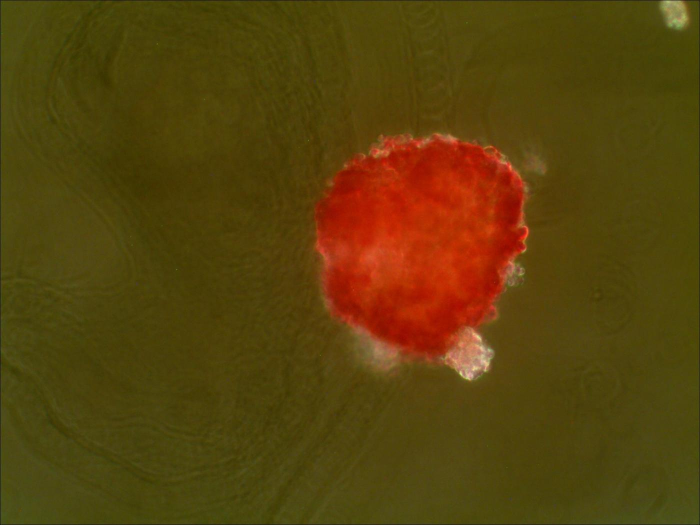
#> input picture data-images/langerhans_islets/image/Lh05-09.jpg, 1400 x 1050 px, found by its file name (shown at 1/2 size)
$ jupyter execute --allow-errors RG2Sp_model_region-grow.ipynb   (shell and % lines are left out)   (older library calls are emulated)
#> lines starting #> are read from the running program, lines starting #| are printed output that depends on the picture
### imsegm/utilities/data_io.py
"""
Framework for handling input/output

Copyright (C) 2015-2018 Jiri Borovec <jiri.borovec@fel.cvut.cz>
"""

import glob
import logging
import os
import re
import warnings
from functools import wraps

import nibabel
import numpy as np
import pandas as pd
from PIL import Image
# import libtiff, nibabel
from scipy import ndimage
from skimage import color, exposure, io, measure

from imsegm.utilities import ImageDimensionError
from imsegm.utilities.read_zvi import load_image as load_zvi

#: position columns
COLUMNS_COORDS = ['X', 'Y']
#: conversion function from RGB color space
DICT_CONVERT_COLOR_FROM_RGB = {
    'hsv': color.rgb2hsv,
    'luv': color.rgb2luv,
    'lab': color.rgb2lab,
    'hed': color.rgb2hed,
    'xyz': color.rgb2xyz
}
#: conversion function to RGB color space
DICT_CONVERT_COLOR_TO_RGB = {
    'hsv': color.hsv2rgb,
    'luv': color.luv2rgb,
    'lab': color.lab2rgb,
    'hed': color.hed2rgb,
    'xyz': color.xyz2rgb
}


# [30 lines left out: functions convert_img_color_from_rgb, convert_img_color_to_rgb, not called in this run]


def update_path(path_file, lim_depth=5, absolute=True):
    """ bubble in the folder tree up until it found desired file
    otherwise return original one

    :param str path_file: path to the input file / folder
    :param int lim_depth: maximal depth for going up
    :param bool absolute: format absolute path
    :return str: path to output file / folder

    >>> path = 'sample_file.test'
    >>> f = open(path, 'w')
    >>> update_path(path, absolute=False)
    'sample_file.test'
    """
#> called with path_file = 'data-images', lim_depth = 5, absolute = True
    if path_file.startswith('/'):
        return path_file
    if path_file.startswith('~'):
        path_file = os.path.expanduser(path_file)
    else:
        tmp_path = path_file
        for _ in range(lim_depth):
            if os.path.exists(tmp_path):
                path_file = tmp_path
                break
            tmp_path = os.path.join('..', tmp_path)
    if absolute:
        path_file = os.path.abspath(path_file)
    return path_file


# [186 lines left out: functions swap_coord_x_y, load_landmarks_txt, load_landmarks_csv, save_landmarks_txt, save_landmarks_csv, scale_image_vals_in_range and 1 more, not called in this run]


def io_image_decorate(func):
    """ costume decorator to suppers debug messages from the PIL function
    to suppress PIl debug logging
    - DEBUG:PIL.PngImagePlugin:STREAM b'IHDR' 16 13

    :param func:
    :return:
    """

    # [9 lines left out: function wrap, not called in this run]

    return wrap


# [812 lines left out: functions io_imread, image_open, io_imsave, load_image_2d, export_image, load_params_from_txt and 16 more, not called in this run]

### notebooks/RG2Sp_model_region-grow.ipynb
# Object segmentation with Region Growing with Shape Prior

Region growing is a classical image segmentation method based on hierarchical region aggregation using local similarity rules. Our proposed method differs from classical region growing in three important aspects. First, it works on the level of superpixels instead of pixels, which leads to a substantial speedup. Second, our method uses learned statistical shape properties which encourage growing leading to plausible shapes. In particular, we use ray features to describe the object boundary. Third, our method can segment multiple objects and ensure that the segmentations do not overlap. The problem is represented as an energy minimization and is solved either greedily, or iteratively using GraphCuts.

Borovec, J., Kybic, J., & Sugimoto, A. (2017). **Region growing using superpixels with learned shape prior.** Journal of Electronic Imaging.
Dvorak, J. et al. (2018). _Volume estimation from single images: an application to pancreatic islets._ Image Analysis & Stereology.

[cell 1]
import os, sys, glob
import pickle
import numpy as np
import pandas as pd
from PIL import Image
from scipy import ndimage
from skimage import segmentation as sk_segm
from skimage import io, measure
import matplotlib.pylab as plt

[cell 2]
sys.path += [os.path.abspath('.'), os.path.abspath('..')] # Add path to root
import imsegm.utilities.data_io as tl_io
import imsegm.utilities.drawing as tl_visu
import imsegm.superpixels as seg_spx
import imsegm.region_growing as seg_rg
import imsegm.graph_cuts as seg_gc
#> (the rest of this cell did not finish here and is left out)

## Loading data

[cell 3]
COLORS = 'bgrmyck'
PATH_IMAGES = os.path.join(tl_io.update_path('data-images'), 'langerhans_islets')
PATH_DATA = tl_io.update_path('data-images', absolute=True)
PATH_OUT = tl_io.update_path('output', absolute=True)
PATH_MEASURED_RAYS = os.path.join(PATH_IMAGES, 'islets_ray-shapes_1400x1050.csv')
print ([os.path.basename(p) for p in glob.glob(os.path.join(PATH_IMAGES, '*')) if os.path.isdir(p)])
# dir_annot = os.path.expanduser('~/Dropbox/Workspace/segment_Medical/Ovary-eggs/mask_2d_slice_complete_ind_egg')

[cell 4]
DIR_IMAGES = os.path.join(PATH_IMAGES, 'image')
DIR_SEGMS = os.path.join(PATH_IMAGES, 'segm')
DIR_ANNOTS = os.path.join(PATH_IMAGES, 'annot')

## Estimate shape models

[cell 5]
def compute_prior_map(cdist, size=(500, 800), step=5):
    prior_map = np.zeros(size)
    centre = np.array(size) / 2
    for i in np.arange(prior_map.shape[0], step=step):
        for j in np.arange(prior_map.shape[1], step=step):
            prior_map[i:i+step, j:j+step] = seg_rg.compute_shape_prior_table_cdf([i, j], cdist, centre, angle_shift=0)
    return prior_map

Visualisation of all normalised Ray features with given angular step.

#> (a cell that did not finish here is left out)

### Computing shape prior model

Estimate and exporting model...

#> (a cell that did not finish here is left out)

Try to load just exported model to verify that it is readeble.

#> (a cell that did not finish here is left out)

Visualise the set of components from Mixture model and their back reconstructions

[cell 9]
subfig_per_row = 8
#> (the rest of this cell did not finish here and is left out)

## Loading Image

[cell 10]
name = 'Lh05-09'
img = io.imread(os.path.join(DIR_IMAGES, name + '.jpg'))
#> img is the input picture: shape (1050, 1400, 3); mean R, G, B 88.1, 65.7, 11.4
annot = measure.label(io.imread(os.path.join(DIR_ANNOTS, name + '.png')))
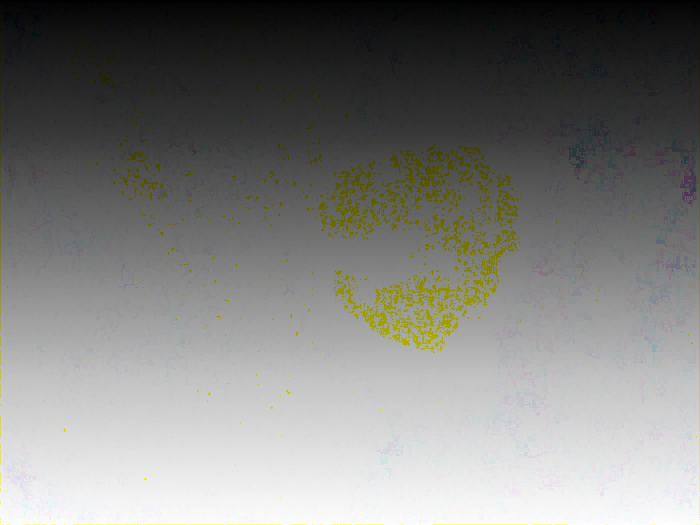
#> annot: shape (1050, 1400, 3) int64 (shown at 1/2 size); mean R, G, B 346502.9, 346580.8, 339308.5; drawn with min black and max white
centers = np.array([ndimage.measurements.center_of_mass(annot == l) for l in range(1, np.max(annot) + 1)])
centers += (np.random.random(centers.shape) - 0.5) * 100
print ('centres: %s' % repr(centers))
FIG_SIZE = (8. * np.array(img.shape[:2]) / np.max(img.shape))[::-1]
